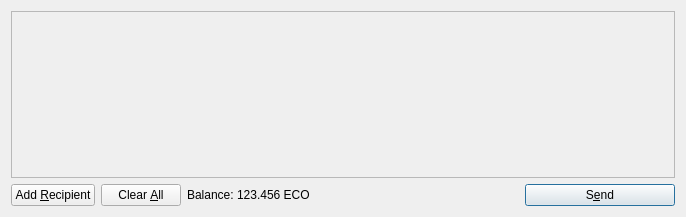
<?xml version="1.0" encoding="UTF-8"?>
<ui version="4.0">
 <class>SendCoinsDialog</class>
 <widget class="QDialog" name="SendCoinsDialog">
  <property name="geometry">
   <rect>
    <x>0</x>
    <y>0</y>
    <width>686</width>
    <height>217</height>
   </rect>
  </property>
  <property name="windowTitle">
   <string>Send Coins</string>
  </property>
  <layout class="QVBoxLayout" name="verticalLayout">
   <item>
    <widget class="QScrollArea" name="scrollArea">
     <property name="widgetResizable">
      <bool>true</bool>
     </property>
     <widget class="QWidget" name="scrollAreaWidgetContents">
      <property name="geometry">
       <rect>
        <x>0</x>
        <y>0</y>
        <width>666</width>
        <height>165</height>
       </rect>
      </property>
      <layout class="QVBoxLayout" name="verticalLayout_2">
       <property name="margin">
        <number>0</number>
       </property>
       <item>
        <layout class="QVBoxLayout" name="entries">
         <property name="spacing">
          <number>6</number>
         </property>
        </layout>
       </item>
       <item>
        <spacer name="verticalSpacer">
         <property name="orientation">
          <enum>Qt::Vertical</enum>
         </property>
         <property name="sizeHint" stdset="0">
          <size>
           <width>20</width>
           <height>40</height>
          </size>
         </property>
        </spacer>
       </item>
      </layout>
     </widget>
    </widget>
   </item>
   <item>
    <layout class="QHBoxLayout" name="horizontalLayout">
     <item>
      <widget class="QPushButton" name="addButton">
       <property name="toolTip">
        <string>Send to multiple recipients at once</string>
       </property>
       <property name="text">
        <string>Add &amp;Recipient</string>
       </property>
       <property name="icon">
        <iconset resource="../bitcoin.qrc">
         <normaloff>:/icons/add</normaloff>:/icons/add</iconset>
       </property>
       <property name="autoDefault">
        <bool>false</bool>
       </property>
      </widget>
     </item>
     <item>
      <widget class="QPushButton" name="clearButton">
       <property name="sizePolicy">
        <sizepolicy hsizetype="Minimum" vsizetype="Fixed">
         <horstretch>0</horstretch>
         <verstretch>0</verstretch>
        </sizepolicy>
       </property>
       <property name="toolTip">
        <string>Remove all transaction fields</string>
       </property>
       <property name="text">
        <string>Clear &amp;All</string>
       </property>
       <property name="icon">
        <iconset resource="../bitcoin.qrc">
         <normaloff>:/icons/remove</normaloff>:/icons/remove</iconset>
       </property>
       <property name="autoRepeatDelay">
        <number>300</number>
       </property>
       <property name="autoDefault">
        <bool>false</bool>
       </property>
      </widget>
     </item>
     <item>
      <layout class="QHBoxLayout" name="horizontalLayout_2">
       <property name="spacing">
        <number>3</number>
       </property>
       <item>
        <widget class="QLabel" name="label">
         <property name="text">
          <string>Balance:</string>
         </property>
        </widget>
       </item>
       <item>
        <widget class="QLabel" name="labelBalance">
         <property name="cursor">
          <cursorShape>IBeamCursor</cursorShape>
         </property>
         <property name="text">
          <string>123.456 ECO</string>
         </property>
         <property name="textInteractionFlags">
          <set>Qt::LinksAccessibleByMouse|Qt::TextSelectableByKeyboard|Qt::TextSelectableByMouse</set>
         </property>
        </widget>
       </item>
      </layout>
     </item>
     <item>
      <spacer name="horizontalSpacer">
       <property name="orientation">
        <enum>Qt::Horizontal</enum>
       </property>
       <property name="sizeHint" stdset="0">
        <size>
         <width>40</width>
         <height>20</height>
        </size>
       </property>
      </spacer>
     </item>
     <item>
      <widget class="QPushButton" name="sendButton">
       <property name="minimumSize">
        <size>
         <width>150</width>
         <height>0</height>
        </size>
       </property>
       <property name="toolTip">
        <string>Confirm the send action</string>
       </property>
       <property name="text">
        <string>S&amp;end</string>
       </property>
       <property name="icon">
        <iconset resource="../bitcoin.qrc">
         <normaloff>:/icons/send</normaloff>:/icons/send</iconset>
       </property>
       <property name="default">
        <bool>true</bool>
       </property>
      </widget>
     </item>
    </layout>
   </item>
  </layout>
 </widget>
 <resources>
  <include location="../bitcoin.qrc"/>
 </resources>
 <connections/>
</ui>
